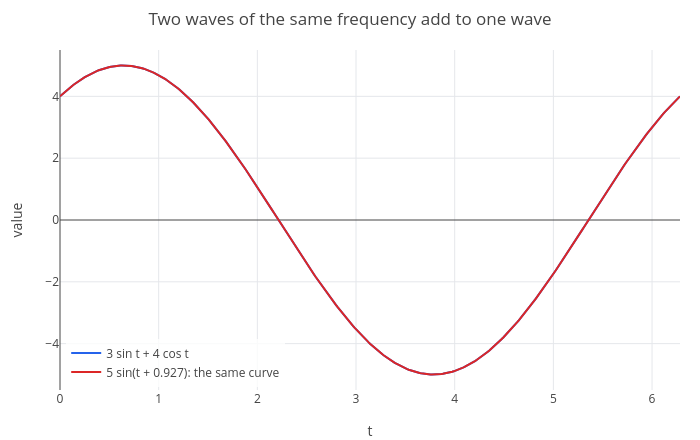

The code cell stored with this chart in its notebook:
### Markdown cell above
### Adding two waves of the same frequency

$3\sin t + 4\cos t$ is again a single sine wave, $R\sin(t + \varphi)$. Expanding $R\sin(t + \varphi)$ and comparing
coefficients gives $R\cos\varphi = 3$ and $R\sin\varphi = 4$, so $R = \sqrt{3^2 + 4^2} = 5$ and $\varphi$ is the angle
of the point $(3, 4)$, which `atan2(y, x)` computes:

### Code cell
trigexpand(R*sin(t + phi))
R = sqrt(3^2 + 4^2)
phi = atan2(4.0, 3.0)
p = plot(3*sin(t) + 4*cos(t), R*sin(t + phi), t, 0, 2*pi);
labels(title(legend(p, "3 sin t + 4 cos t", "5 sin(t + 0.927): the same curve"), "Two waves of the same frequency add to one wave"), "t", "value")

### Figure 1 — Plotly figure (JSON) as saved in the notebook; plotly's stock layout.template omitted (floating-point values rounded to 4 significant figures; data arrays with more than 128 entries replaced by an {"elided": "..."} marker saying what was removed)
{"data": [{"line": {"color": "#2563eb", "width": 2}, "mode": "lines", "name": "3 sin t + 4 cos t", "type": "scatter", "x": {"elided": "402 float values"}, "y": {"elided": "402 float values"}}, {"line": {"color": "#dc2626", "width": 2}, "mode": "lines", "name": "5 sin(t + 0.927): the same curve", "type": "scatter", "x": {"elided": "402 float values"}, "y": {"elided": "402 float values"}}], "layout": {"height": 440, "legend": {"bgcolor": "rgba(255,255,255,0.8)", "x": 0.01, "xanchor": "left", "y": 0.01, "yanchor": "bottom"}, "margin": {"b": 50, "l": 60, "r": 20, "t": 50}, "showlegend": true, "title": {"text": "Two waves of the same frequency add to one wave"}, "width": 700, "xaxis": {"title": {"text": "t"}, "zeroline": true}, "yaxis": {"range": [-5.5, 5.5], "title": {"text": "value"}, "zeroline": true}}}
